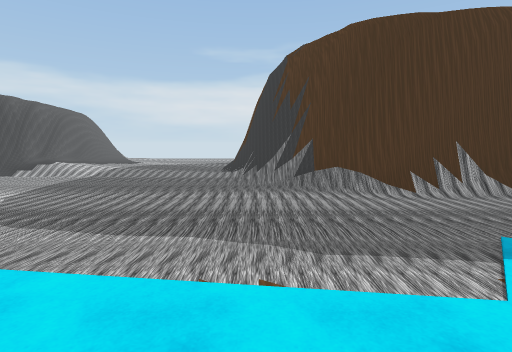
[1] (above)

24 first-person views from a walk through a Unity game level. The camera is 1.5 m above the floor, tilts 6° down and sees 80° across. The floor is counted in squares, 2 m on a side. Each view is taken from the middle of a square. On the plan, view 1 faces up. The plan holds only what a view shows up to about 10 squares ahead; the rest is blank. The place goes on beyond the plan. The player is left out. Some surface patterns are stand-ins.

[2]
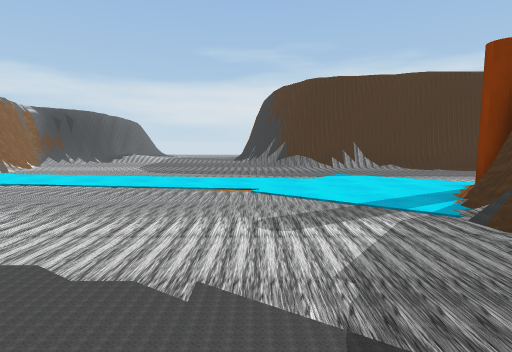

[3]
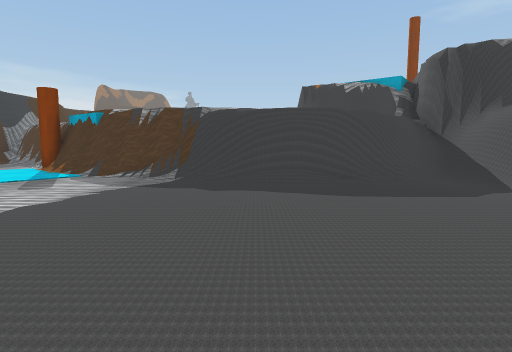

[4]
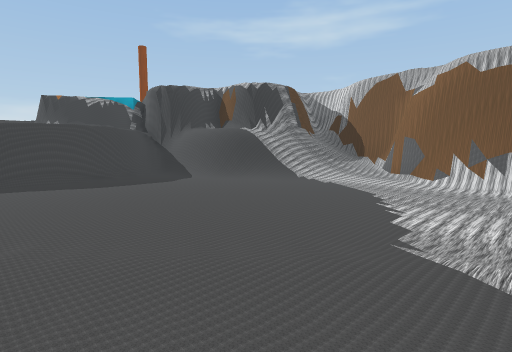

[5]
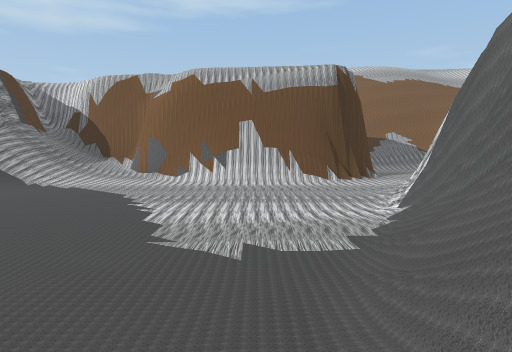

[6]
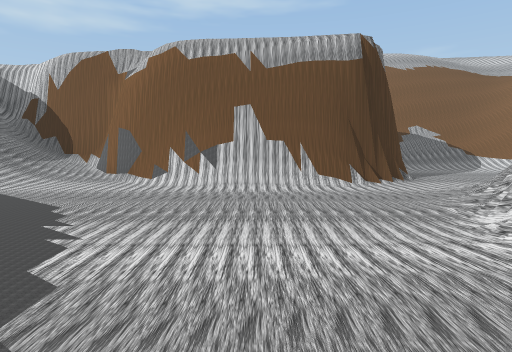

[7]
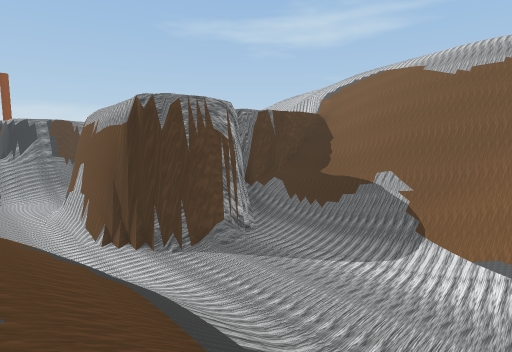

[8]
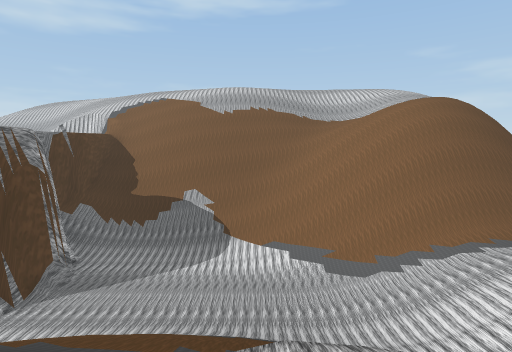

[9]
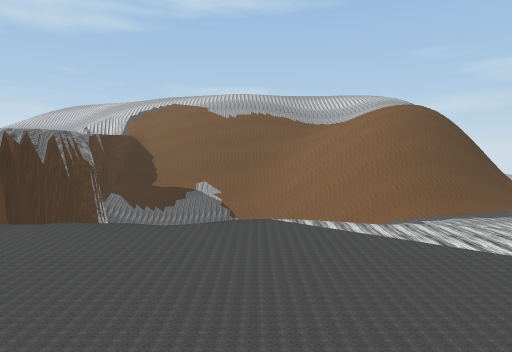

[10]
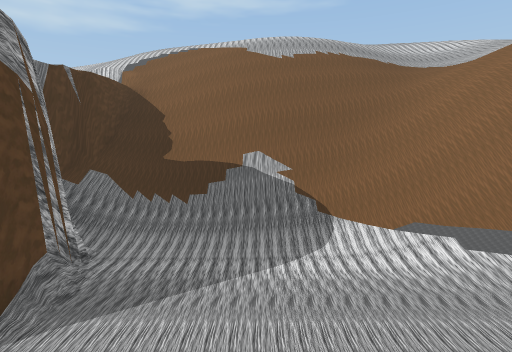

[11]
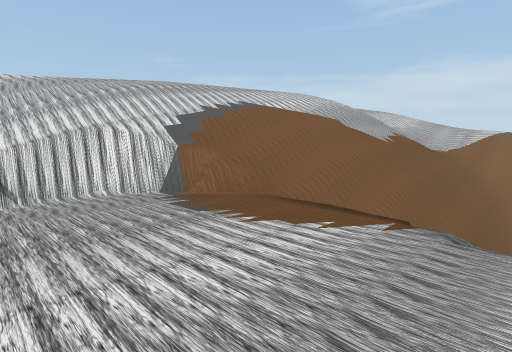

[12]
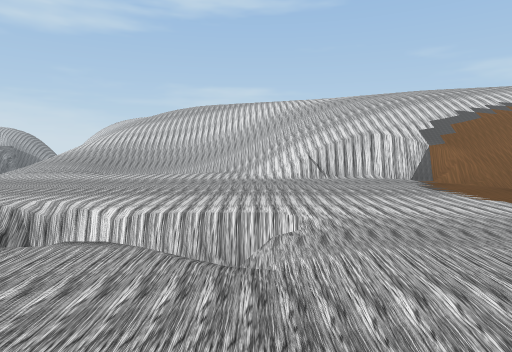

[13]
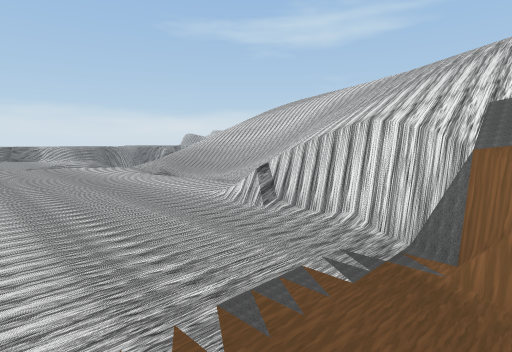

[14]
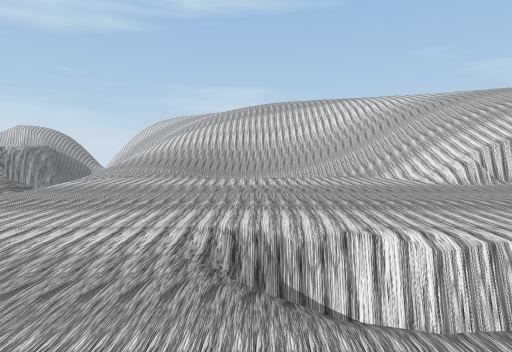

[15]
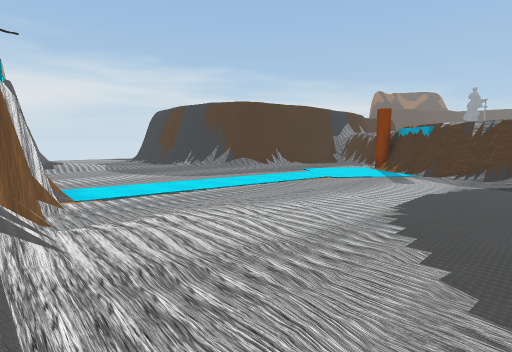

[16]
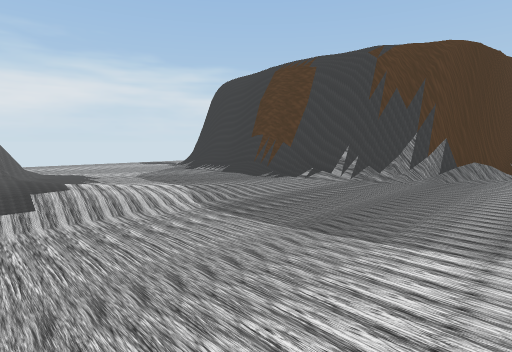

[17]
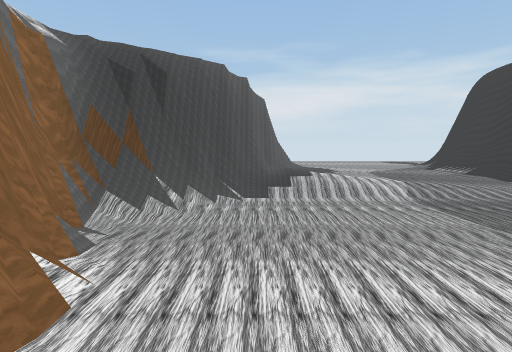

[18]
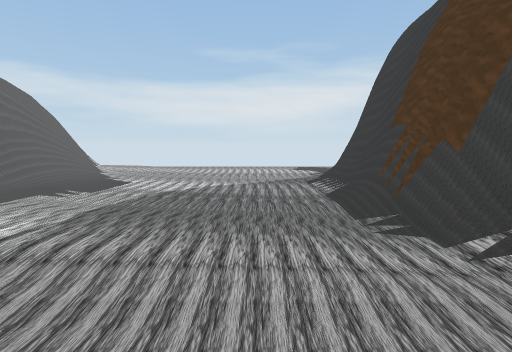

[19]
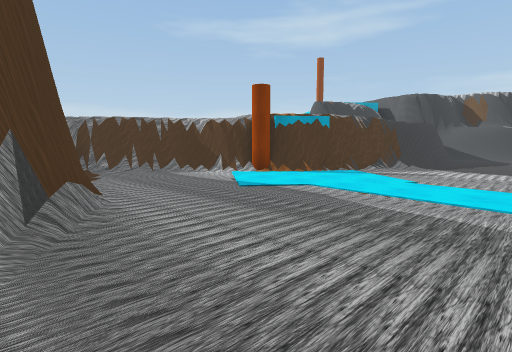

[20]
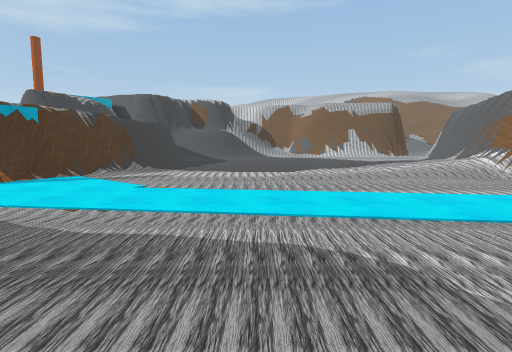

[21]
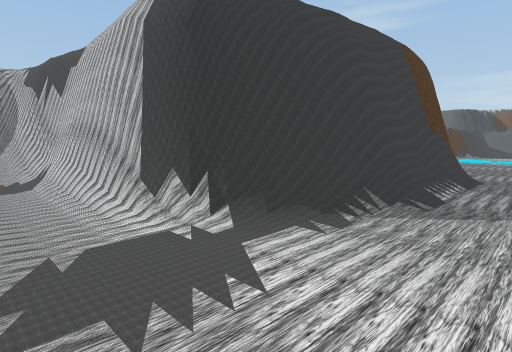

[22]
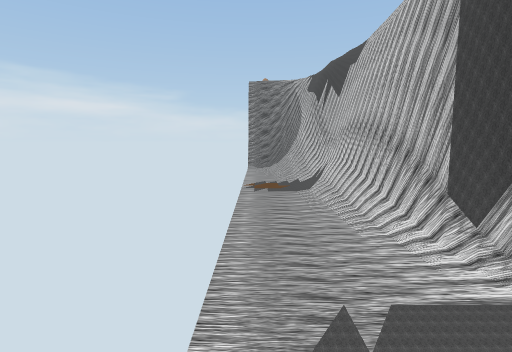

[23]
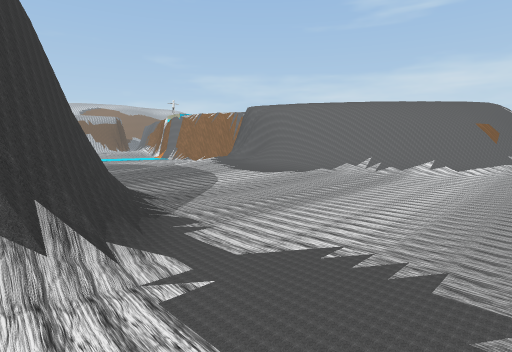

[24]
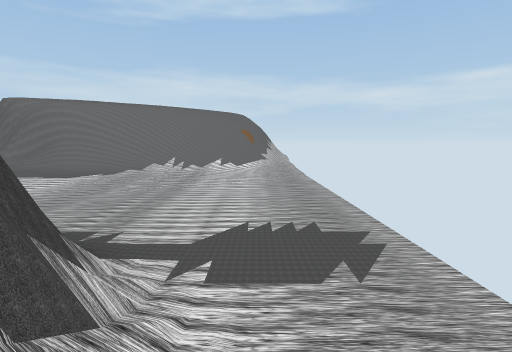

### Floor plan
Key: @ floor where view 1 was taken; # wall or solid block; . main floor; : floor 4.5 m higher than the main floor; + floor 6.5 m higher than the main floor; * floor 11.25 m higher than the main floor; / step, stairs or slope; = window, fence, low wall or low ledge; v drop or lower ground.
Columns run from 21 left of view 1 to 9 right of it. Each row starts with its distance up from view 1.
 16              /................#
 15            //==.........#######
 14            ///==......####
 13              //=/....##
 12              //#/....#
 11               /v/....#
 10               ///....#
  9               /#//...#
  8               /#//...#
  7             :###./...##
  6             :#........##
  5              ##........####
  4               v...........###
  3               #.............#
  2               #............##
  1               #...........##
  0              //......@...##
 -1              #.//.......##
 -2              #//........#
 -3             :v//.......##
 -4             v#////.....#
 -5             #///.......#
 -6             #//.......##
 -7      :     ##.........##
 -8     :::    #..........##
 -9    :::::  ##...........#  v
-10    /////  #............##vv
-11     ///// =......../=####vv
-12      //////.......//=# #+
-13 //////////.//##...//#
-14 ////......#vvv###///#
-15 /////..../#    +v#v##
-16 ###///.../#    +  +###
-17 vvv=///////   //+ + ++
-18 ///////////#+++///++
-19 /////####//#+++vvvv++
-20  ///////v=/+++++++++++
-21 ///////////+++++++++++++
-22 ///////////=++++++++++/+
-23      ////////#/+++++++=
-24        ////////////=++///
-25         *///////////////=
-26            ////////////

Where each view was taken, in squares from view 1:
view 1: 0 up, 0 right, facing up
view 2: 5 down, 0 right, facing up
view 3: 6 down, 5 left, facing right
view 4: 5 down, 8 left, facing down-right
view 5: 5 down, 8 left, facing down
view 6: 7 down, 8 left, facing down
view 7: 11 down, 17 left, facing down-right
view 8: 9 down, 16 left, facing down
view 9: 7 down, 16 left, facing down
view 10: 12 down, 14 left, facing down
view 11: 18 down, 7 left, facing down-left
view 12: 16 down, 6 left, facing down
view 13: 20 down, 10 left, facing down-right
view 14: 17 down, 3 left, facing down
view 15: 5 down, 8 left, facing up-right
view 16: 4 up, 6 left, facing up-right
view 17: 3 up, 6 left, facing up
view 18: 6 up, 2 left, facing up
view 19: 6 up, 2 left, facing down-right
view 20: 5 up, 2 left, facing down
view 21: 16 up, 2 left, facing down-right
view 22: 16 up, 1 left, facing right
view 23: 16 up, 1 right, facing down-left
view 24: 15 up, 2 right, facing left
